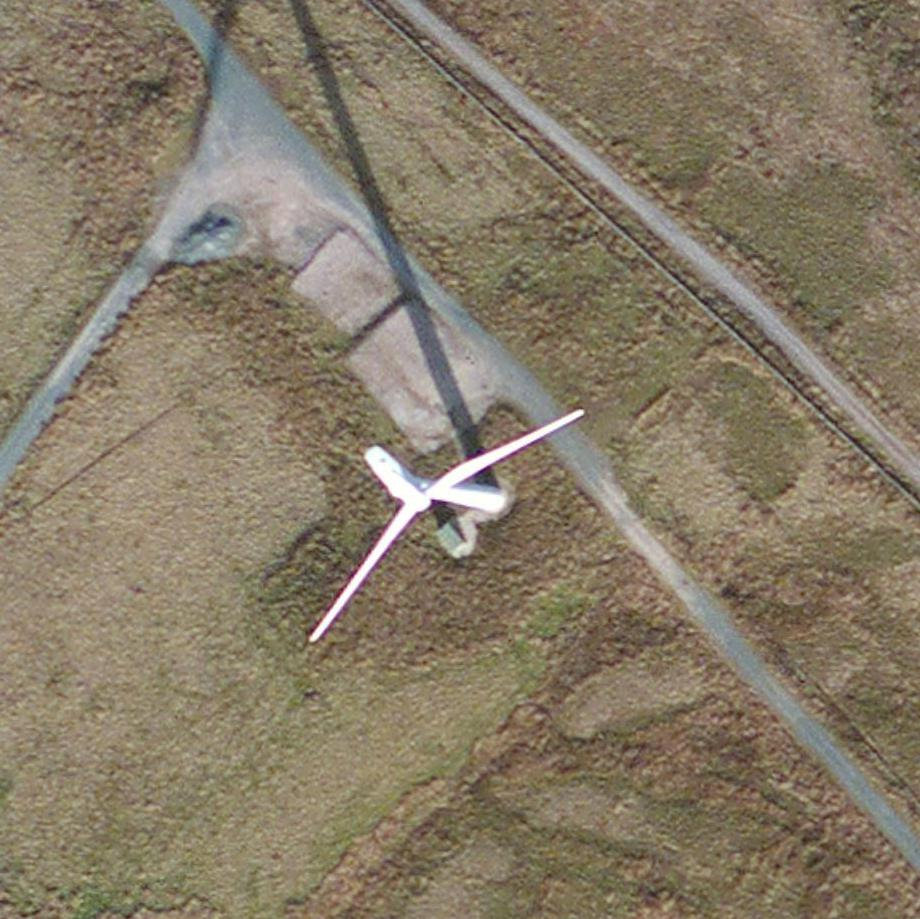
#> input picture ImageData/1108721011.jpeg, 920 x 919 px
$ jupyter execute --allow-errors 'Image Detection.ipynb'   (shell and % lines are left out)   (Python 2 division)
#> lines starting #> are read from the running program, lines starting #| are printed output that depends on the picture; after the words box and inside, x2 and y2 are one past the last pixel; in counts of white or black regions, pixels touching at a corner belong together
[cell 1]
from matplotlib import pyplot as plt
import numpy as np
import argparse
import cv2
import math

# Data Analysis ( Again )

<p> I decided to look into the data again, I converted the image into GRAYSCALE and produced a colour histogram for it, I compared several of these histograms and noticed that the majority of the rich images have similar histograms as seen below </p>

[cell 2]
img = cv2.imread('ImageData/1108721011.jpeg')
#> img is the input picture: shape (919, 920, 3); mean B, G, R 103, 122.7, 134.5
#img = cv2.imread('ImageData/514389187.jpeg')
#img = cv2.imread('ImageData/1359314982.jpeg')
gray = cv2.cvtColor(img, cv2.COLOR_BGR2GRAY)
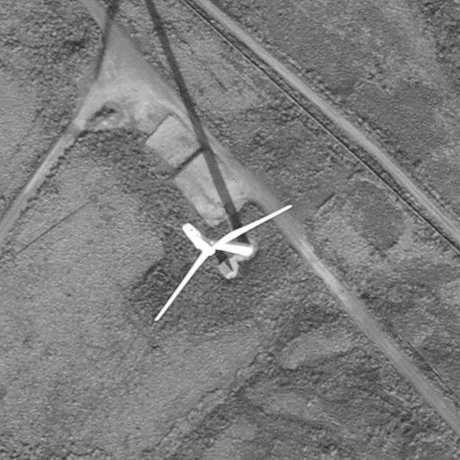
#> gray: shape (919, 920) (shown at 1/2 size); min 22, max 255, mean 123.9
hist = cv2.calcHist([img], [0], None, [256], [0, 256])
#> hist = 256 values, max 13900 at index 88, min 0 at index 0, mean 3302.7
img2 = img

fig, (ax1, ax2) = plt.subplots(1, 2)

fig.suptitle("Grayscale Histogram")
ax1.plot(hist)
ax2.imshow(gray,"gray")
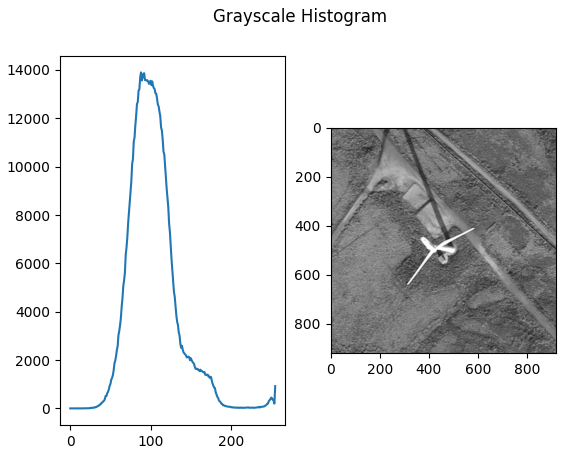
#> figure drawn by matplotlib, 2 panels; panel 1: curve peaks at x = 88, y = 13900

# Image segmentation

<p> As the rich images all have similar histograms I decided to see the result of thresholding the image so that only bins with a value of 200 or over are left white. This test was intially successful but required some bluring and denoising to work as well as it has below</p>

[cell 3]
ret,thresh1 = cv2.threshold(gray,200,255,cv2.THRESH_BINARY)
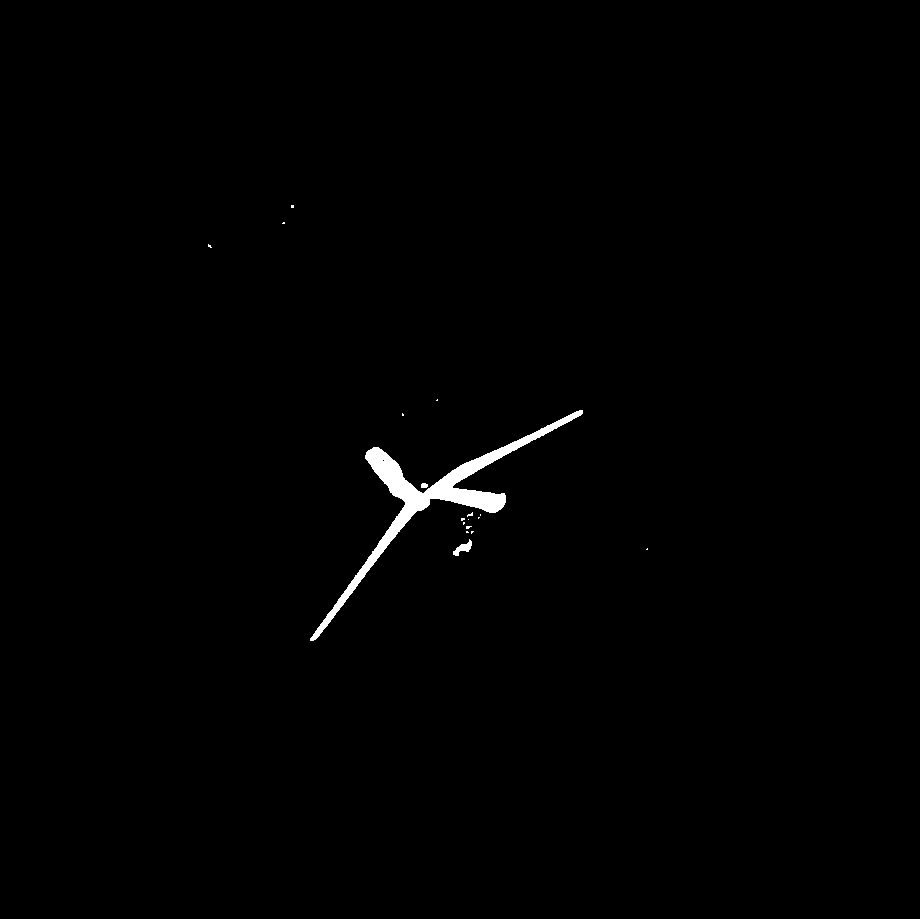
#> thresh1: shape (919, 920); 0.7% white; 18 white regions (15 under 20 px), largest, box (x1, y1, x2, y2) and area: (310, 410, 583, 641) 5653, (453, 539, 472, 556) 139, (421, 483, 428, 488) 31
thresh1 = cv2.fastNlMeansDenoising(thresh1,None,10,7,21)
blur = cv2.medianBlur(cv2.GaussianBlur(thresh1,(3,3),0),7)
plt.imshow(blur,"gray")

## All about lines

<p> Now that I have isolated the wind turbine from the background, I decided that if I could find a way to automatically find a line that best fits the orientation of the turbine. Lastly I would have to figure out which way its actually facing and produce a bearing</p>

[cell 4]
lines = cv2.HoughLines(blur,1,np.pi/180,200)
#> lines = 21 rows, first 8: [658, 0.785], [653, 1.01], [650, 1.03], [648, 0.698], [646, 1.05], [645, 0.681], [650, 0.716], [643, 1.06]
for rho,theta in lines[0]:
    a = np.cos(theta)
    b = np.sin(theta)
    x0 = a*rho
    y0 = b*rho
    x1 = int(x0 + img.shape[0]*(-b))
    y1 = int(y0 + img.shape[0]*(a))
    x2 = int(x0 - img.shape[0]*(-b))
    y2 = int(y0 - img.shape[0]*(a))
#> this loop made 1 pass
#> (rho, theta, a, b, x0, y0, x1, y1) on pass 1: (658, 0.785, 0.707, 0.707, 465.3, 465.3, -184, 1115)

    #cv2.line(img,(x1,y1),(x2,y2),(0,0,255),5)
A = (x1,y1)
#> A = (-184, 1115)
B = (x2,y2)
#> B = (1115, -184)

<p> One could ask why I chose to go for Hough immediatiley, thats because its the first thing that came to mind. I recalled that in my computer vision module we studied a proccess where lines were generated across the screen and a voting system decided which line stays and which one goes. Admitedly I had to go over some of my old lecture notes to jog my memory.
</p>

[cell 5]
cv2.line(img,A,B,(0,0,255),10)
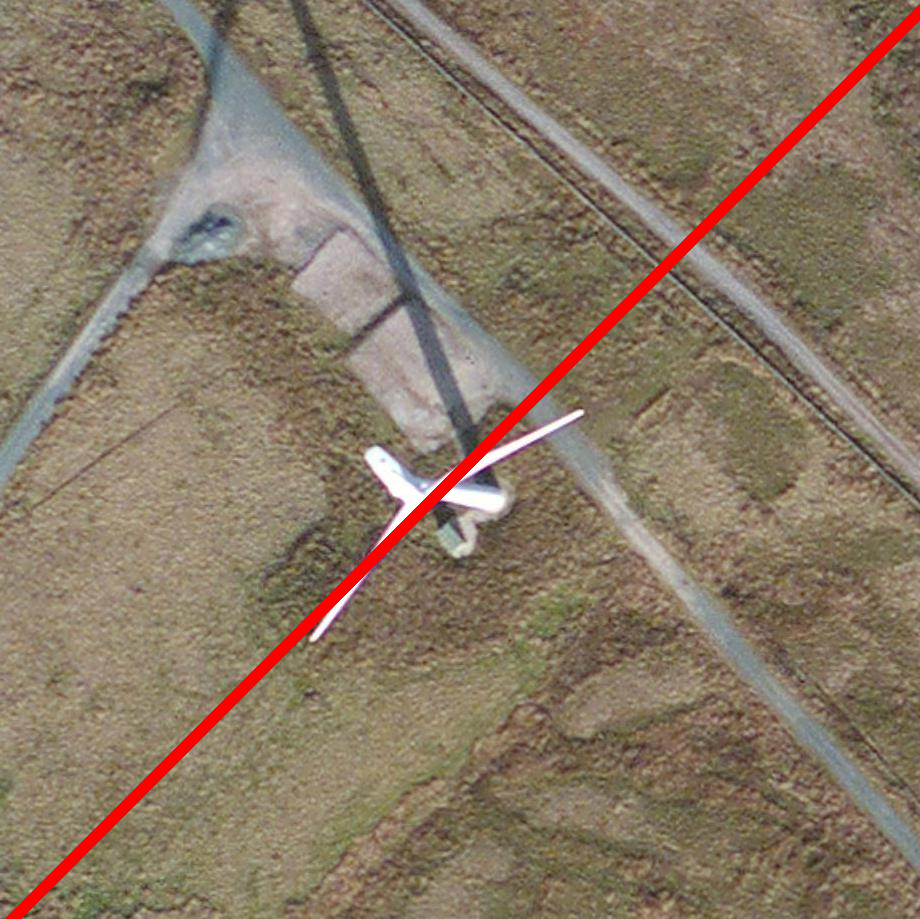
#> img: shape (919, 920, 3); 1.82% of pixels changed, all inside (x1, y1, x2, y2) = (5, 4, 920, 919)
#cv2.line(img,closest_line[0],closest_line[1],(255,255,0),5)
plt.imshow(img)

<p> Now its time to find the back of the wind turbine. I used HoughLinesP this time as it returned a variety of lines to work with.
My for loop returns the new line which has the closest angle to 90deg against the original line. The reason for this is that I noticed the back of the wind turbine is almost always nearly 90deg from my orientation line. This I tested against several images. </p>

[cell 6]
lines2 = cv2.HoughLinesP(blur, 1, np.pi/180, 50, minLineLength=0, maxLineGap=15)
#> lines2 = 50 rows, first 6: [397, 497, 579, 409], [402, 505, 583, 413], [401, 501, 580, 410], [398, 512, 582, 414], [311, 640, 425, 483], [402, 502, 582, 410]
closest_angle = 0
closest_line = ((0,0),(0,0))
#> (the rest of this cell did not finish here and is left out)

<p> This method seemed to work well with rich photos, but less so with poor ones. I did not test this with every photo but rather a small sample of photos, mainly rich ones. </p>

[cell 7]
cv2.line(img,closest_line[0],closest_line[1],(255,0,0),10)
#> img: shape (919, 920, 3); under 0.01% of pixels changed, all inside (x1, y1, x2, y2) = (0, 0, 6, 6)
plt.imshow(img)

# Calculating the bearing

<p> I inteded to implement methods which would calculate the bearing of the wind turbine with all the information I have gathered from my previous work, I had a few disruptions this weekend which didn't give me the time that I wanted to spend on this problem. However My thoughts on the implementation of this will actually borrow from what I have already done. If using the Image above as an example I know the general orientation to draw a "Bearing Line" and also due to the red line I also know which side of the blue line to draw the "Bearing Line". The method line_intersection can return the intersection point between the red and blue line. Our new bearing line can begin at this intersection and run away from the red line. Once This "Bearing Line" has been created I can reuse the ang method to find the angle between our new "Bearing Line" and the top of the Image which could be represent by a vector (p1x, p1y) = intersection line previously calculated. (p2x, p2y) = p1x and 0. This would return the bearing of the wind turbine.</p>

[cell 8]
#source : https://stackoverflow.com/questions/28260962/calculating-angles-between-line-segments-python-with-math-atan2

def dot(vA, vB):
    return vA[0]*vB[0]+vA[1]*vB[1]
# [22 lines left out: function ang, not called in this run]

[cell 9]
#https://stackoverflow.com/questions/20677795/how-do-i-compute-the-intersection-point-of-two-lines
def line_intersection(line1, line2):
    xdiff = (line1[0][0] - line1[1][0], line2[0][0] - line2[1][0])
    ydiff = (line1[0][1] - line1[1][1], line2[0][1] - line2[1][1])

    def det(a, b):
        return a[0] * b[1] - a[1] * b[0]

    div = det(xdiff, ydiff)
    if div == 0:
       raise Exception('lines do not intersect')

    d = (det(*line1), det(*line2))
    x = det(d, xdiff) / div
    y = det(d, ydiff) / div
    return x, y

print line_intersection((A, B), (C, D))
#| (468, 462)

$ run again, with ImageData/514389187.jpeg copied over ImageData/1108721011.jpeg
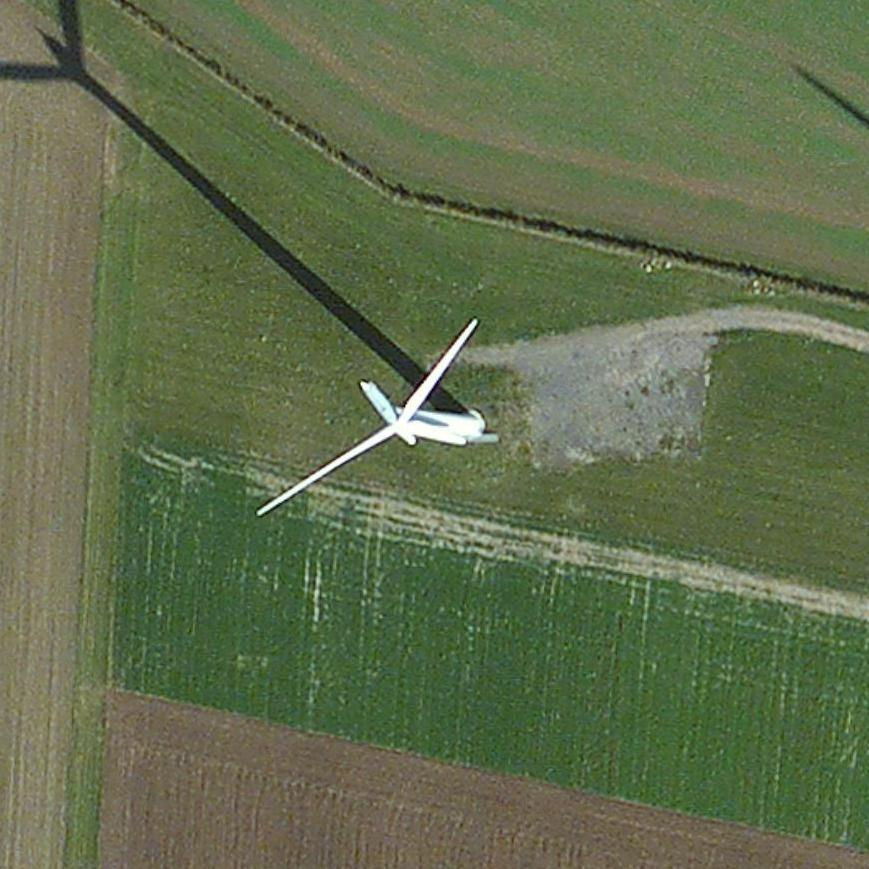
#> input picture ImageData/514389187.jpeg, 869 x 869 px
#> img is the input picture: shape (869, 869, 3); mean B, G, R 76.1, 109.1, 96.6
#> hist = 256 values, max 15367 at index 79, min 13 at index 185, mean 2949.8
#> `ret,thresh1 = cv2.threshold(gray,200,255,cv2.THRESH_BINARY)`:
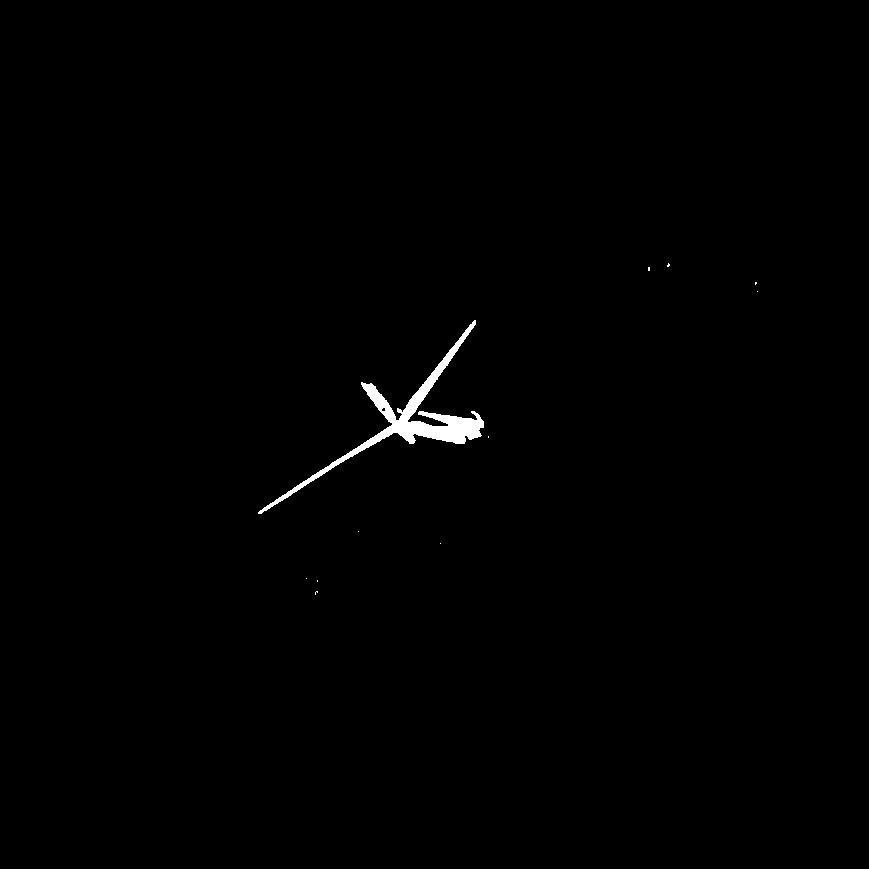
#> thresh1: shape (869, 869); 0.55% white; 11 white regions (10 under 20 px), largest, box (x1, y1, x2, y2) and area: (258, 320, 484, 514) 4143
#> lines = [[571, 0.96], [570, 1.01]]
#> the loop `for rho,theta in lines[0]:` made 1 pass
#> (rho, theta, a, b, x0, y0, x1, y1) on pass 1: (571, 0.96, 0.574, 0.819, 327.5, 467.7, -384, 966)
#> A = (-384, 966)
#> B = (1039, -30)
#> `cv2.line(img,A,B,(0,0,255),10)`:
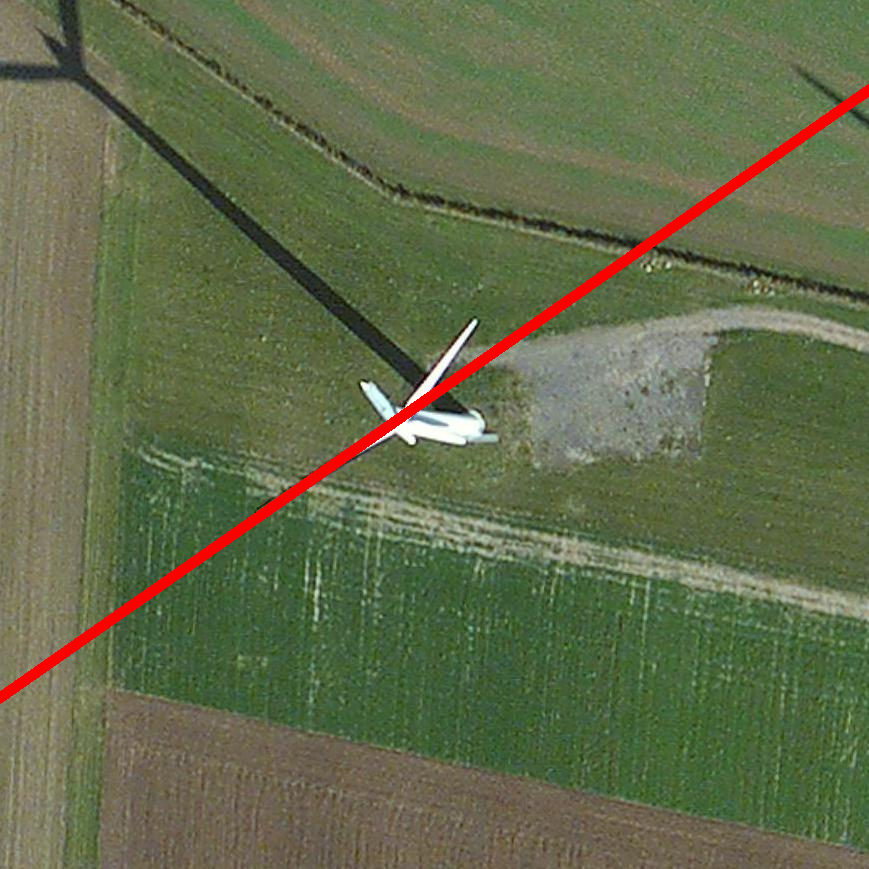
#> img: shape (869, 869, 3); 1.52% of pixels changed, all inside (x1, y1, x2, y2) = (0, 84, 869, 704)
#> lines2 = 45 rows, first 6: [262, 507, 420, 408], [347, 460, 461, 346], [260, 513, 424, 411], [258, 511, 421, 410], [260, 514, 425, 411], [404, 407, 480, 437]
#| (355, 448)
